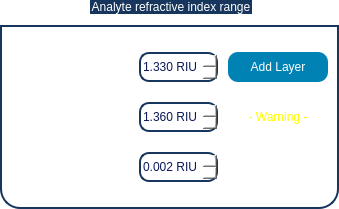
                   <widget class="QGroupBox" name="gb_analyte">
                    <property name="styleSheet">
                     <string notr="true">
QGroupBox  {
	font: 14pt &quot;Ubuntu&quot;;
	background-color: rgba(255, 255, 255,70);
    border: 2px solid;
    border-color: #FF17365D;
    margin-top: 25px;
	margin-bottom: 0px;
    border-bottom-left-radius: 20px;
	border-bottom-right-radius: 20px;
}

QGroupBox::title  {
    subcontrol-origin: margin;
    subcontrol-position: top center;
    padding: 5px 8000px 5px 8000px;
    background-color: #FF17365D;
    color: rgb(255, 255, 255);
}
</string>
                    </property>
                    <property name="title">
                     <string>Analyte refractive index range</string>
                    </property>
                    <layout class="QGridLayout" name="gridLayout_7">
                     <property name="topMargin">
                      <number>25</number>
                     </property>
                     <property name="rightMargin">
                      <number>9</number>
                     </property>
                     <property name="bottomMargin">
                      <number>25</number>
                     </property>
                     <property name="horizontalSpacing">
                      <number>10</number>
                     </property>
                     <property name="verticalSpacing">
                      <number>20</number>
                     </property>
                     <item row="0" column="0">
                      <widget class="QLabel" name="label_20">
                       <property name="styleSheet">
                        <string notr="true">font: 14pt &quot;Ubuntu&quot;;</string>
                       </property>
                       <property name="text">
                        <string>&lt;html&gt;&lt;head/&gt;&lt;body&gt;&lt;p&gt;&lt;span style=&quot; color:#ffffff;&quot;&gt;Initial refractive index:&lt;/span&gt;&lt;/p&gt;&lt;/body&gt;&lt;/html&gt;</string>
                       </property>
                      </widget>
                     </item>
                     <item row="0" column="1">
                      <widget class="QDoubleSpinBox" name="doubleSpinBox_7">
                       <property name="minimumSize">
                        <size>
                         <width>0</width>
                         <height>30</height>
                        </size>
                       </property>
                       <property name="styleSheet">
                        <string notr="true">
QDoubleSpinBox
{
color: rgb(10, 25, 90);
font: 700 12pt &quot;Ubuntu&quot;;
border: 2px solid;
border-color: #FF17365D;
background-color: rgba(255, 255, 255,210);
border-radius:10px;
}

QDoubleSpinBox::up-button
{
    border-left-width: 1px;
    border-left-color: darkgray;
    border-left-style: solid; /* just a single line */
    border-top-right-radius: 3px; /* same radius as the QComboBox */
    border-bottom-right-radius: 3px;
	image: url(:/icons/icons/arrow-up.png);
	width: 25;
}
QDoubleSpinBox::down-button
{
    border-left-width: 1px;
    border-left-color: darkgray;
    border-left-style: solid; /* just a single line */
    border-top-right-radius: 3px; /* same radius as the QComboBox */
    border-bottom-right-radius: 3px;
	image: url(:/icons/icons/arrow-down.png);
	width: 25;
}</string>
                       </property>
                       <property name="suffix">
                        <string> RIU</string>
                       </property>
                       <property name="decimals">
                        <number>3</number>
                       </property>
                       <property name="minimum">
                        <double>1.000000000000000</double>
                       </property>
                       <property name="maximum">
                        <double>5.000000000000000</double>
                       </property>
                       <property name="singleStep">
                        <double>0.001000000000000</double>
                       </property>
                       <property name="value">
                        <double>1.330000000000000</double>
                       </property>
                      </widget>
                     </item>
                     <item row="0" column="2">
                      <widget class="QPushButton" name="btn_add_analyte_3">
                       <property name="minimumSize">
                        <size>
                         <width>100</width>
                         <height>30</height>
                        </size>
                       </property>
                       <property name="maximumSize">
                        <size>
                         <width>200</width>
                         <height>16777215</height>
                        </size>
                       </property>
                       <property name="cursor">
                        <cursorShape>PointingHandCursor</cursorShape>
                       </property>
                       <property name="styleSheet">
                        <string notr="true">QPushButton{
	font: 400 11pt &quot;Ubuntu&quot;;
	color: rgb(255, 255,255);
	background-color: rgb(0, 130, 180);
	border-color: rgb(0, 100, 130);
	border-width: 2px;
	border-radius:10px;
}

QPushButton:hover{
	background-color: rgb(00, 140, 70);
	border-color: rgb(0, 120, 40);
	width: 40;
	height: 35;
}</string>
                       </property>
                       <property name="text">
                        <string>Add Layer</string>
                       </property>
                      </widget>
                     </item>
                     <item row="1" column="0">
                      <widget class="QLabel" name="label_21">
                       <property name="styleSheet">
                        <string notr="true">font: 14pt &quot;Ubuntu&quot;;</string>
                       </property>
                       <property name="text">
                        <string>&lt;html&gt;&lt;head/&gt;&lt;body&gt;&lt;p&gt;&lt;span style=&quot; color:#ffffff;&quot;&gt;Final refractive index:&lt;/span&gt;&lt;/p&gt;&lt;/body&gt;&lt;/html&gt;</string>
                       </property>
                      </widget>
                     </item>
                     <item row="1" column="1">
                      <widget class="QDoubleSpinBox" name="doubleSpinBox_8">
                       <property name="minimumSize">
                        <size>
                         <width>0</width>
                         <height>30</height>
                        </size>
                       </property>
                       <property name="styleSheet">
                        <string notr="true">
QDoubleSpinBox
{
color: rgb(10, 25, 90);
font: 700 12pt &quot;Ubuntu&quot;;
border: 2px solid;
border-color: #FF17365D;
background-color: rgba(255, 255, 255,210);
border-radius:10px;
}

QDoubleSpinBox::up-button
{
    border-left-width: 1px;
    border-left-color: darkgray;
    border-left-style: solid; /* just a single line */
    border-top-right-radius: 3px; /* same radius as the QComboBox */
    border-bottom-right-radius: 3px;
	image: url(:/icons/icons/arrow-up.png);
	width: 25;
}
QDoubleSpinBox::down-button
{
    border-left-width: 1px;
    border-left-color: darkgray;
    border-left-style: solid; /* just a single line */
    border-top-right-radius: 3px; /* same radius as the QComboBox */
    border-bottom-right-radius: 3px;
	image: url(:/icons/icons/arrow-down.png);
	width: 25;
}</string>
                       </property>
                       <property name="suffix">
                        <string> RIU</string>
                       </property>
                       <property name="decimals">
                        <number>3</number>
                       </property>
                       <property name="minimum">
                        <double>1.000000000000000</double>
                       </property>
                       <property name="maximum">
                        <double>5.000000000000000</double>
                       </property>
                       <property name="singleStep">
                        <double>0.001000000000000</double>
                       </property>
                       <property name="value">
                        <double>1.360000000000000</double>
                       </property>
                      </widget>
                     </item>
                     <item row="2" column="0">
                      <widget class="QLabel" name="label_22">
                       <property name="styleSheet">
                        <string notr="true">font: 14pt &quot;Ubuntu&quot;;</string>
                       </property>
                       <property name="text">
                        <string>&lt;html&gt;&lt;head/&gt;&lt;body&gt;&lt;p&gt;&lt;span style=&quot; color:#ffffff;&quot;&gt;Refractive index step:&lt;/span&gt;&lt;/p&gt;&lt;/body&gt;&lt;/html&gt;</string>
                       </property>
                      </widget>
                     </item>
                     <item row="2" column="1">
                      <widget class="QDoubleSpinBox" name="doubleSpinBox_9">
                       <property name="minimumSize">
                        <size>
                         <width>0</width>
                         <height>30</height>
                        </size>
                       </property>
                       <property name="styleSheet">
                        <string notr="true">
QDoubleSpinBox
{
color: rgb(10, 25, 90);
font: 700 12pt &quot;Ubuntu&quot;;
border: 2px solid;
border-color: #FF17365D;
background-color: rgba(255, 255, 255,210);
border-radius:10px;
}

QDoubleSpinBox::up-button
{
    border-left-width: 1px;
    border-left-color: darkgray;
    border-left-style: solid; /* just a single line */
    border-top-right-radius: 3px; /* same radius as the QComboBox */
    border-bottom-right-radius: 3px;
	image: url(:/icons/icons/arrow-up.png);
	width: 25;
}
QDoubleSpinBox::down-button
{
    border-left-width: 1px;
    border-left-color: darkgray;
    border-left-style: solid; /* just a single line */
    border-top-right-radius: 3px; /* same radius as the QComboBox */
    border-bottom-right-radius: 3px;
	image: url(:/icons/icons/arrow-down.png);
	width: 25;
}</string>
                       </property>
                       <property name="suffix">
                        <string> RIU</string>
                       </property>
                       <property name="decimals">
                        <number>3</number>
                       </property>
                       <property name="maximum">
                        <double>3.000000000000000</double>
                       </property>
                       <property name="singleStep">
                        <double>0.001000000000000</double>
                       </property>
                       <property name="value">
                        <double>0.002000000000000</double>
                       </property>
                      </widget>
                     </item>
                     <item row="1" column="2">
                      <widget class="QLabel" name="warning_6">
                       <property name="styleSheet">
                        <string notr="true">font: 14pt &quot;Ubuntu&quot;;

</string>
                       </property>
                       <property name="text">
                        <string>&lt;html&gt;&lt;head/&gt;&lt;body&gt;&lt;p&gt;&lt;span style=&quot; color:#ffff00;&quot;&gt;- Warning -&lt;/span&gt;&lt;/p&gt;&lt;/body&gt;&lt;/html&gt;</string>
                       </property>
                       <property name="alignment">
                        <set>Qt::AlignCenter</set>
                       </property>
                      </widget>
                     </item>
                    </layout>
                   </widget>
